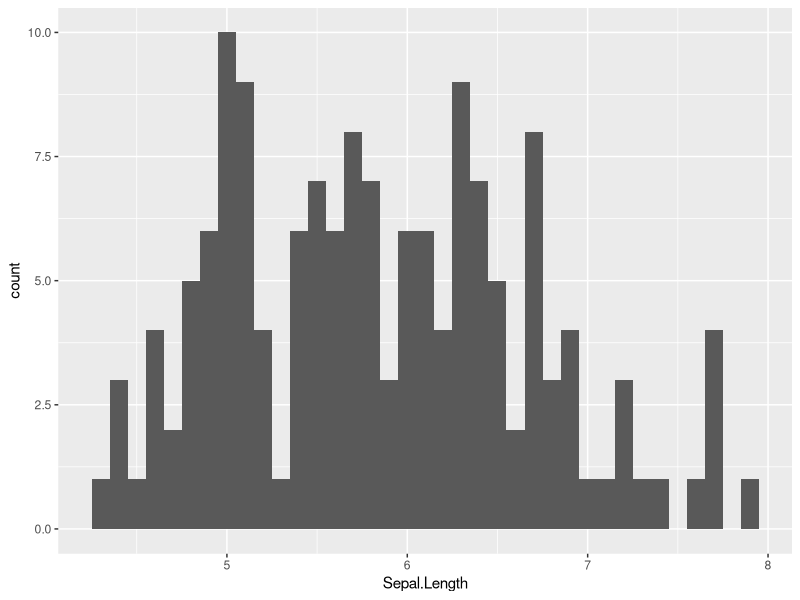
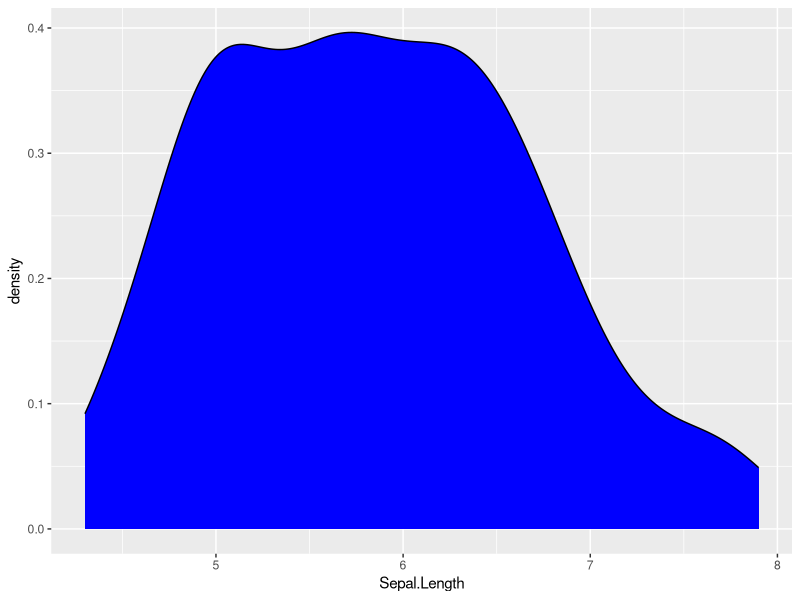
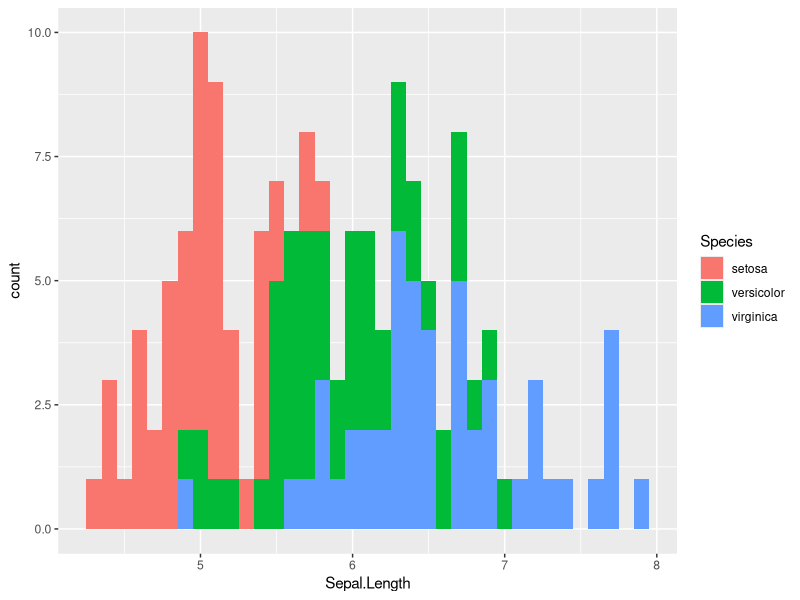
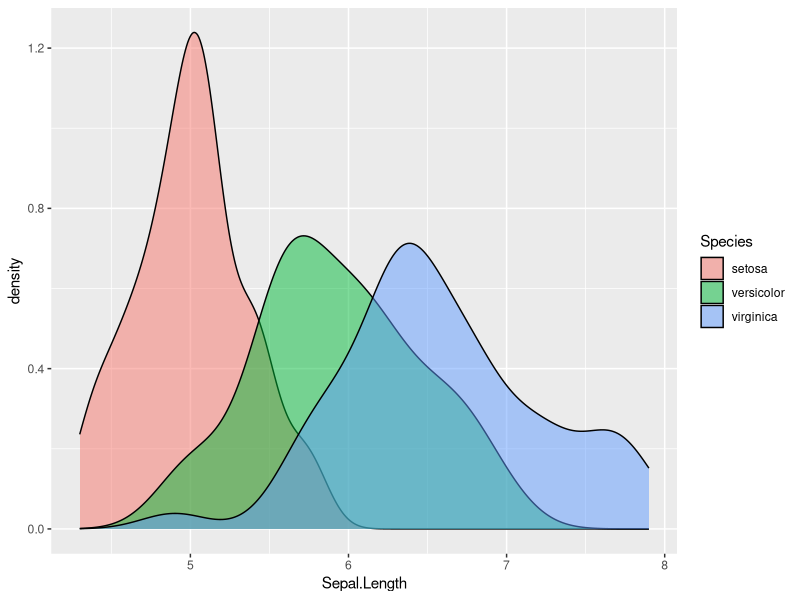
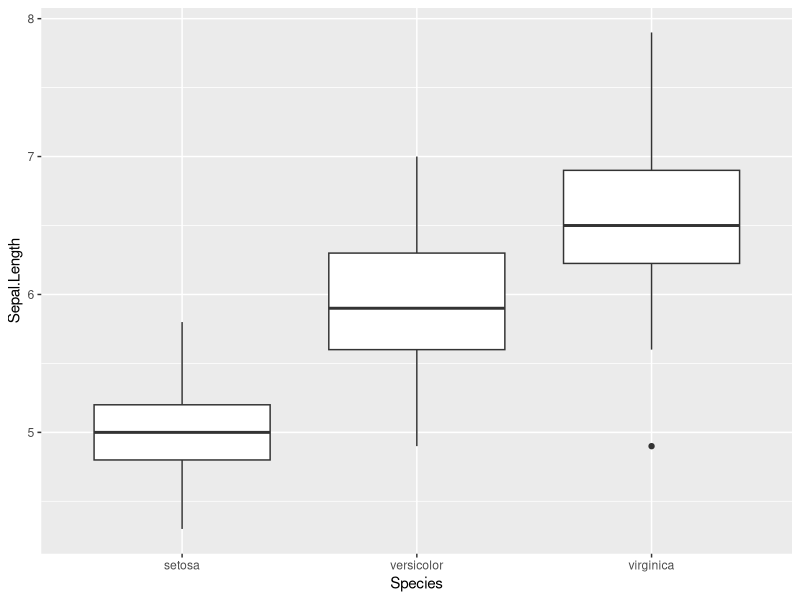
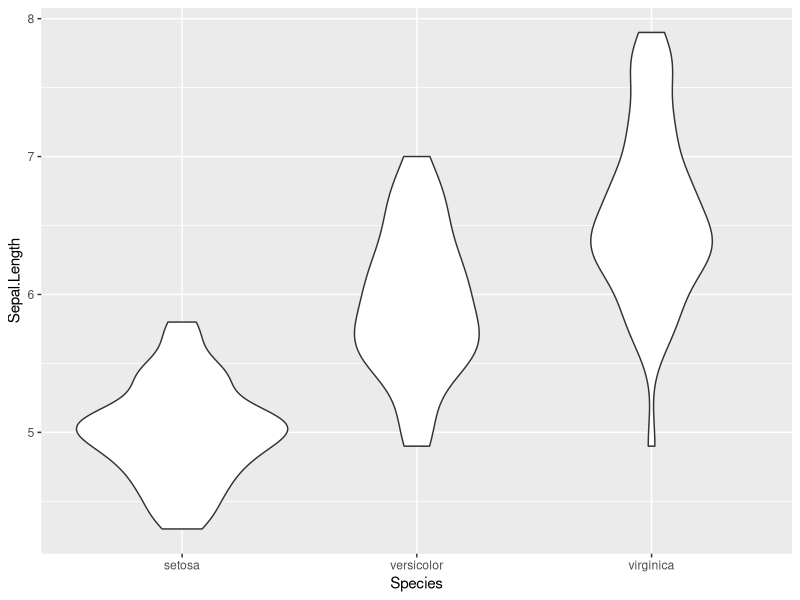
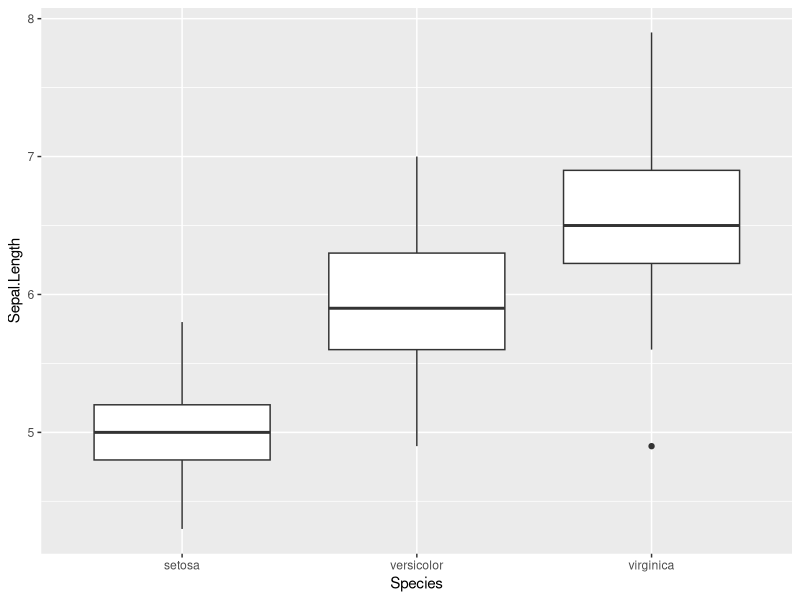
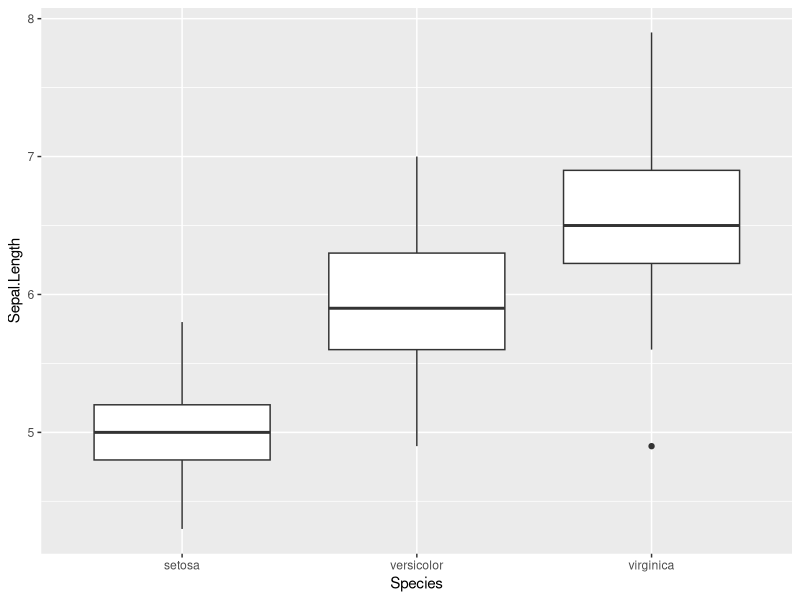

R code for these plots, in order:
## ---- chunk 1
# load in packages
library(tidyverse)
## ---- chunk 2
# load in data
# lets use the iris dataset first which contains information on 50 samples of I. setosa, I. virginica, and I. versicolor

data("iris")
head(iris)
## ---- chunk 3
# convert to tibble so we can use these data with tidyverse functions
iris <- as_tibble(iris)
head(iris)
## ---- chunk 4
# get summary statistics using Sepal.Length for example
summary(iris$Sepal.Length)
## ---- chunk 5
# histograms and density plots in ggplot
ggplot(iris, aes(x = Sepal.Length)) + geom_histogram(binwidth = 0.1)
ggplot(iris, aes(x = Sepal.Length)) + geom_density(fill = "blue")
# not very informative

# we can subset the data into species and visualize
ggplot(iris, aes(x = Sepal.Length, fill = Species)) + geom_histogram(binwidth = 0.1)
ggplot(iris, aes(x = Sepal.Length, fill = Species)) + geom_density(alpha = 0.5)
## ---- chunk 6
# boxplots and violin plots in ggplot
ggplot(iris, aes(x = Species, y = Sepal.Length)) + geom_boxplot()
ggplot(iris, aes(x = Species, y = Sepal.Length)) + geom_violin()
## ---- chunk 7
# Recall we used summary() to get the 5 number summary of Sepal.Length; however, we found that Sepal.Length is dependent on species.
# Let's build up to that point first.

## ---- chunk 8
# piping commands in tidyverse

# Recall, in order to make our plots, we used the following command:
ggplot(iris, aes(x = Species, y = Sepal.Length)) + geom_boxplot()

# Alternatively, we can pipe our data 'iris' into ggplot() using '%>%'
iris %>% ggplot(aes(x = Species, y = Sepal.Length)) + geom_boxplot()

# We can take this approach with other functions we used in the past as well.
iris %>% head()
iris$Sepal.Length %>% summary()


# Piping is extremely useful for chaining multiple functions.
# general idea for piping: [input data] %>% function %>% function %>% ...
# more on this later
## ---- chunk 9
# selecting columns in tidyverse
# Recall: We used iris$Sepal.Length to get one column of data from 'iris'. We can also use select() to
#         accomplish the same thing.

iris %>% select(Sepal.Length)

# not super interesting by itself, but super useful when used in tandem with other functions
## ---- chunk 10
# filtering data in tidyverse
# The 'iris' tibble contains samples from all species. We found that flower characteristics are dependent on the species, so let's subset the datset into their species.

iris %>% filter(Species == "setosa")

# What if we are interested in finding the number of setosa samples that have a Sepal.Length greater than or equal to 5?
iris %>% filter(Species == "setosa", Sepal.Length >= 5) %>% dim()

# characters in filter()
# '==' is equal to
# '!=' is not equal to
# '<' is less than
# '<=' is less than or equal to
# '>' is greater than
# '>=' is greater than or equal to
## ---- chunk 11
# Putting it all together
# Let's ask our original question again: How can we get the 5 number summary of Sepal.Length for each species?

# Think about what series of steps you need to do first to accomplish this:
# 1. Filter 'iris' by species.
# 2. Select the appropriate column.
# 3. Get the 5 number statistic.

iris %>% filter(Species == "setosa") %>% select(Sepal.Length) %>% summary()

# Follow-up question: From the boxplot, we noticed that there was a single outlier in the Sepal.Length in virginica. How can we filter that sample out of our dataset?

iris %>% filter(Species == "virginica", Sepal.Length >= 5.5)
## ---- chunk 12
# summarize datasets in tidyverse
# While summary() tells us the 5 number stats for a column of data, the output is not easily readable as a tibble. Instead, we can use summarize() to get summary statistics and save them as a tibble.

# Problem statement: For each species in 'iris', we want to determine the mean sepal length.
iris %>%
  group_by(Species) %>% # for each species in 'iris'
  summarize(mean = mean(Sepal.Length)) # determine the mean sepal length

# Let's save this tibble so we can do some data visualization.
sepal.length.means <- iris %>%
  group_by(Species) %>%
  summarize(mean = mean(Sepal.Length))
## ---- chunk 13
# simple bar plots in ggplot
sepal.length.means %>% ggplot(aes(x = Species, y = mean)) + geom_col()
## ---- chunk 14
# mutating tibbles in tidyverse
# What if I wanted to add an extra column in 'sepal.length.means' that states the flower characteristc? We can add columns to existing tibbles with mutate().

sepal.length.means %>% mutate(flower.char = "Sepal.Length")

# Let's overwrite sepal.length.means
sepal.length.means <- sepal.length.means %>% mutate(flower.char = "Sepal.Length")
## ---- chunk 15
# putting tibbles together with bind_rows()

# I want to make a bar plot where the x-axis is the flower part, the y-axis is the mean, and display the mean for each species at a given flower characteristic.

# We already have 'sepal.length.means' so we need to generate the same summaries for each flower characteristic now.
sepal.width.means <- iris %>%
  group_by(Species) %>%
  summarize(mean = mean(Sepal.Width),
            flower.char = "Sepal.Width")
petal.length.means <- iris %>%
  group_by(Species) %>%
  summarize(mean = mean(Petal.Length),
            flower.char = "Petal.Length")
petal.width.means <- iris %>%
  group_by(Species) %>%
  summarize(mean = mean(Petal.Width),
            flower.char = "Petal.Width")

# Let's use bind_rows() to put these small tibbles together.
bind_rows(sepal.length.means, sepal.width.means, petal.length.means, petal.width.means)
iris_means <- bind_rows(sepal.length.means, sepal.width.means, petal.length.means, petal.width.means) # save the tibble

# Let's now create the barplot.
iris_means %>% ggplot(aes(x = flower.char, y = mean, fill = Species)) + geom_col(position = "dodge")

# Generating a separate column that lists the flower part was a necessary step because it allows us to visualize more than one category in our plots.
## ---- chunk 16
# pivoting tibbles in tidyverse

# The last approach is a quick and dirty way of dealing with adding an extra column of data. However, it can quickly become time consuming in larger datasets since we would need to generate small tibbles for each category. Instead, we can pivot the tibble. Take this summarized tibble as an example:

iris %>% group_by(Species) %>%
  summarize(sepal.length.mean = mean(Sepal.Length),
            sepal.width.mean = mean(Sepal.Width),
            petal.length.mean = mean(Petal.Length),
            petal.width.mean = mean(Petal.Width))

# Here, each row is a species and each column is the mean for an associated flower characteristic. We can pivot this tibble such that each row has one observation (in this case, it would be a mean) and a new column is created that describes the flower characteristic (aka long format).

iris_means_wide <- iris %>% group_by(Species) %>%
  summarize(sepal.length.mean = mean(Sepal.Length),
            sepal.width.mean = mean(Sepal.Width),
            petal.length.mean = mean(Petal.Length),
            petal.width.mean = mean(Petal.Width))

# pivoting to long format
iris_means_wide %>% pivot_longer(-c(Species),
                                 names_to = "flower.char",
                                 values_to = "mean")

# We can do some string manipulation to remove the ".mean" in 'flower.char', but that is outside the scope of these sessions.
